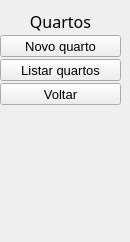
    <widget class="QWidget" name="page_17">
     <widget class="QWidget" name="verticalLayoutWidget_15">
      <property name="geometry">
       <rect>
        <x>0</x>
        <y>10</y>
        <width>121</width>
        <height>223</height>
       </rect>
      </property>
      <layout class="QVBoxLayout" name="verticalLayout_23">
       <property name="spacing">
        <number>2</number>
       </property>
       <item>
        <widget class="QLabel" name="label_82">
         <property name="font">
          <font>
           <family>Montserrat Medium</family>
           <pointsize>12</pointsize>
           <weight>50</weight>
           <bold>false</bold>
          </font>
         </property>
         <property name="text">
          <string>&lt;html&gt;&lt;head/&gt;&lt;body&gt;&lt;p align=&quot;center&quot;&gt;Quartos&lt;/p&gt;&lt;/body&gt;&lt;/html&gt;</string>
         </property>
        </widget>
       </item>
       <item>
        <widget class="QToolButton" name="btn_novo_quarto">
         <property name="sizePolicy">
          <sizepolicy hsizetype="Preferred" vsizetype="Preferred">
           <horstretch>0</horstretch>
           <verstretch>0</verstretch>
          </sizepolicy>
         </property>
         <property name="font">
          <font>
           <pointsize>10</pointsize>
          </font>
         </property>
         <property name="text">
          <string>Novo quarto</string>
         </property>
         <property name="icon">
          <iconset>
           <normaloff>../Icones/add_home_24dp_E3E3E3_FILL0_wght400_GRAD0_opsz24 (1).png</normaloff>../Icones/add_home_24dp_E3E3E3_FILL0_wght400_GRAD0_opsz24 (1).png</iconset>
         </property>
         <property name="iconSize">
          <size>
           <width>32</width>
           <height>32</height>
          </size>
         </property>
         <property name="toolButtonStyle">
          <enum>Qt::ToolButtonTextUnderIcon</enum>
         </property>
        </widget>
       </item>
       <item>
        <widget class="QToolButton" name="btn_listar_quartos">
         <property name="sizePolicy">
          <sizepolicy hsizetype="Preferred" vsizetype="Preferred">
           <horstretch>0</horstretch>
           <verstretch>0</verstretch>
          </sizepolicy>
         </property>
         <property name="font">
          <font>
           <pointsize>10</pointsize>
          </font>
         </property>
         <property name="text">
          <string>Listar quartos</string>
         </property>
         <property name="icon">
          <iconset>
           <normaloff>../Icones/list_24dp_E3E3E3_FILL0_wght400_GRAD0_opsz24.png</normaloff>../Icones/list_24dp_E3E3E3_FILL0_wght400_GRAD0_opsz24.png</iconset>
         </property>
         <property name="iconSize">
          <size>
           <width>32</width>
           <height>32</height>
          </size>
         </property>
         <property name="toolButtonStyle">
          <enum>Qt::ToolButtonTextUnderIcon</enum>
         </property>
        </widget>
       </item>
       <item>
        <widget class="QToolButton" name="btn_voltar">
         <property name="sizePolicy">
          <sizepolicy hsizetype="Preferred" vsizetype="Preferred">
           <horstretch>0</horstretch>
           <verstretch>0</verstretch>
          </sizepolicy>
         </property>
         <property name="font">
          <font>
           <pointsize>10</pointsize>
          </font>
         </property>
         <property name="text">
          <string>Voltar</string>
         </property>
         <property name="icon">
          <iconset>
           <normaloff>../Icones/keyboard_return_24dp_E3E3E3_FILL0_wght400_GRAD0_opsz24.png</normaloff>../Icones/keyboard_return_24dp_E3E3E3_FILL0_wght400_GRAD0_opsz24.png</iconset>
         </property>
         <property name="iconSize">
          <size>
           <width>32</width>
           <height>32</height>
          </size>
         </property>
         <property name="toolButtonStyle">
          <enum>Qt::ToolButtonTextUnderIcon</enum>
         </property>
        </widget>
       </item>
       <item>
        <spacer name="verticalSpacer_23">
         <property name="orientation">
          <enum>Qt::Vertical</enum>
         </property>
         <property name="sizeHint" stdset="0">
          <size>
           <width>20</width>
           <height>40</height>
          </size>
         </property>
        </spacer>
       </item>
      </layout>
     </widget>
    </widget>
